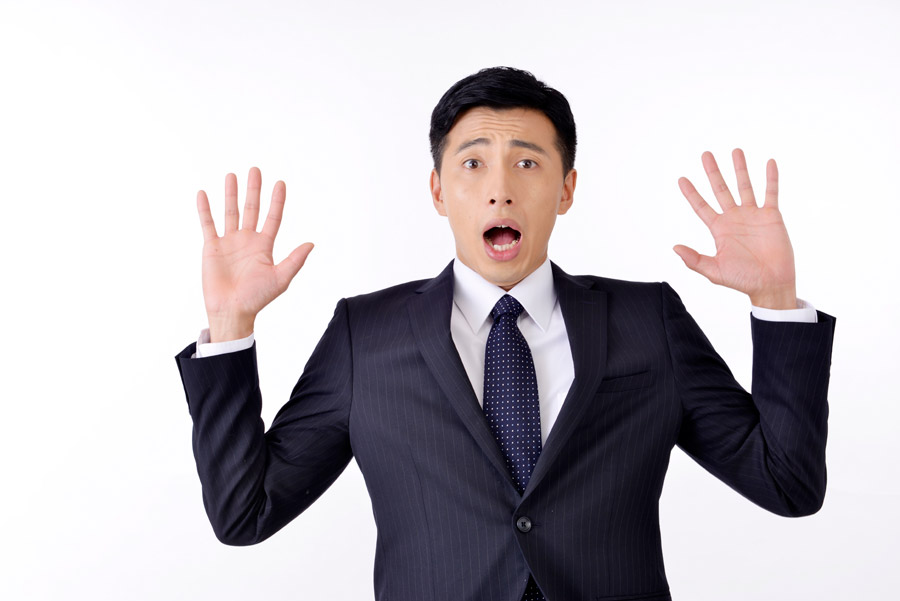
#> input picture Project/Resources/odoroki.jpg, 900 x 601 px, given in place of the camera
$ python Project1.py
#> lines starting #> are read from the running program, lines starting #| are printed output that depends on the picture; after the words box and inside, x2 and y2 are one past the last pixel; in counts of white or black regions, pixels touching at a corner belong together
import cv2
import numpy as np

framewidth = 640
frameheight = 480

cap = cv2.VideoCapture(0)
cap.set(3,framewidth)
cap.set(4,frameheight)
cap.set(10,150)

myColors = [[5,107,0,19,255,255],[133,56,0,159,156,255],[57,76,0,100,255,255]]
mycolorvalues = [[51,153,255],[255,0,255],[0,255,0]]
myPoints = []

def findColor(img,myColors,mycolorvalues):
    imgHSV = cv2.cvtColor(img,cv2.COLOR_BGR2HSV)
    count = 0
    newpoints = []
    for color in myColors:
        lower = np.array(color[0:3])
        upper = np.array(color[3:6])
        mask = cv2.inRange(imgHSV,lower,upper)
        x,y = getCounters(mask)
        if x != 0 and y != 0:
            newpoints.append([x,y,count])
        count += 1
        #cv2.imshow(str(color[0]),mask)
    return newpoints

def getCounters(img):
    contours,hierarchy = cv2.findContours(img,cv2.RETR_EXTERNAL,cv2.CHAIN_APPROX_NONE)
    x,y,w,h = 0,0,0,0
    for cnt in contours:
        area = cv2.contourArea(cnt)
        if area > 500:
            cv2.drawContours(imgResult,cnt,-1,(255,0,0),3)
            peri = cv2.arcLength(cnt,True)
            #print(peri)
            approx = cv2.approxPolyDP(cnt,0.02*peri,True)
            print(len(approx))
            objCor = len(approx)
            x,y,w,h = cv2.boundingRect(approx)
    return x+w//2,y

def DrawOnCanvas(myPoints,MyColorValues):
    for point in myPoints:
        cv2.circle(imgResult,(point[0],point[1]),10,mycolorvalues[point[2]],cv2.FILLED)

while True:
    success,img = cap.read()
#> img is the input picture: shape (601, 900, 3); mean B, G, R 188.8, 184, 189
    imgResult = img.copy()
    newpoints = findColor(img,myColors,mycolorvalues)
#> in findColor, `imgHSV = cv2.cvtColor(img,cv2.COLOR_BGR2HSV)`: imgHSV: shape (601, 900, 3); mean H, S, V 92.4, 34.5, 193.7
#> the loop in findColor, `for color in myColors:` made 3 passes
#> (x, y) on passes 1 to 2: (539, 105), (0, 0)
#> (contours in getCounters, x, y) on pass 3: (20 contours, all with area under 20, 0, 0)
#> pass 1, in findColor, `mask = cv2.inRange(imgHSV,lower,upper)`:
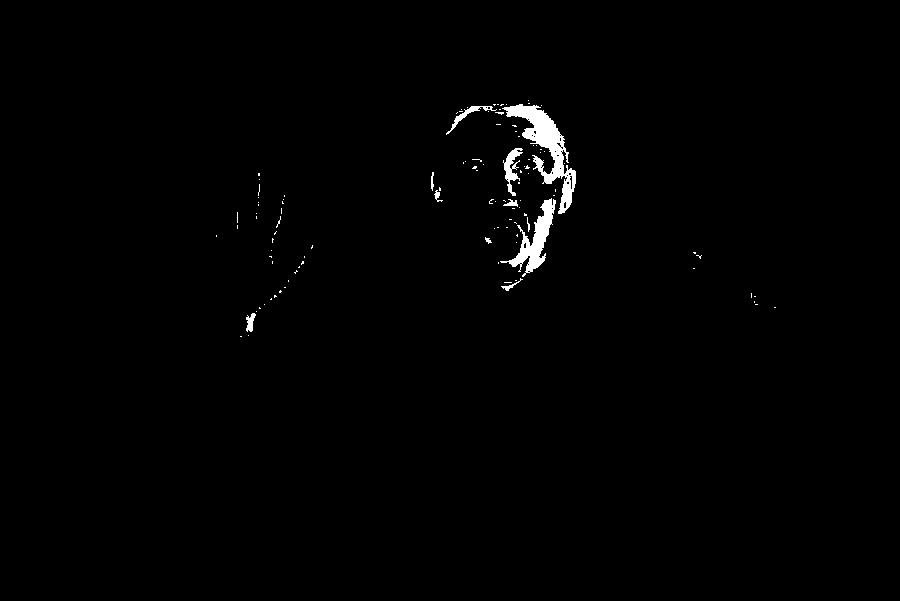
#> mask: shape (601, 900); 0.91% white; 111 white regions (100 under 20 px), largest, box (x1, y1, x2, y2) and area: (502, 104, 576, 214) 2316, (500, 198, 556, 277) 1290, (503, 148, 523, 196) 381
#> pass 2, in findColor, `mask = cv2.inRange(imgHSV,lower,upper)`:
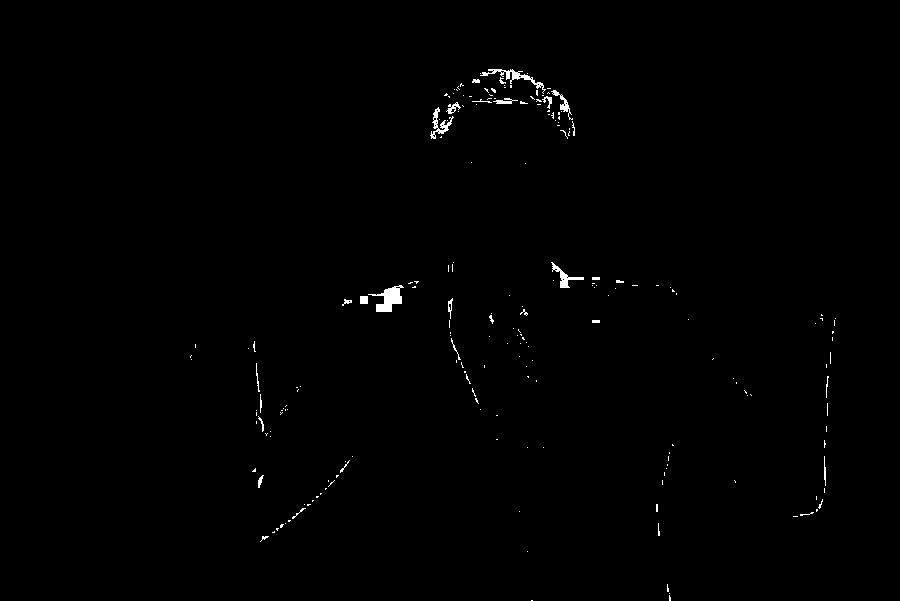
#> mask: shape (601, 900); 0.54% white; 206 white regions (176 under 20 px), largest, box (x1, y1, x2, y2) and area: (368, 285, 404, 312) 445, (480, 69, 546, 94) 308, (430, 107, 454, 139) 223
#> pass 3, in findColor, `mask = cv2.inRange(imgHSV,lower,upper)`:
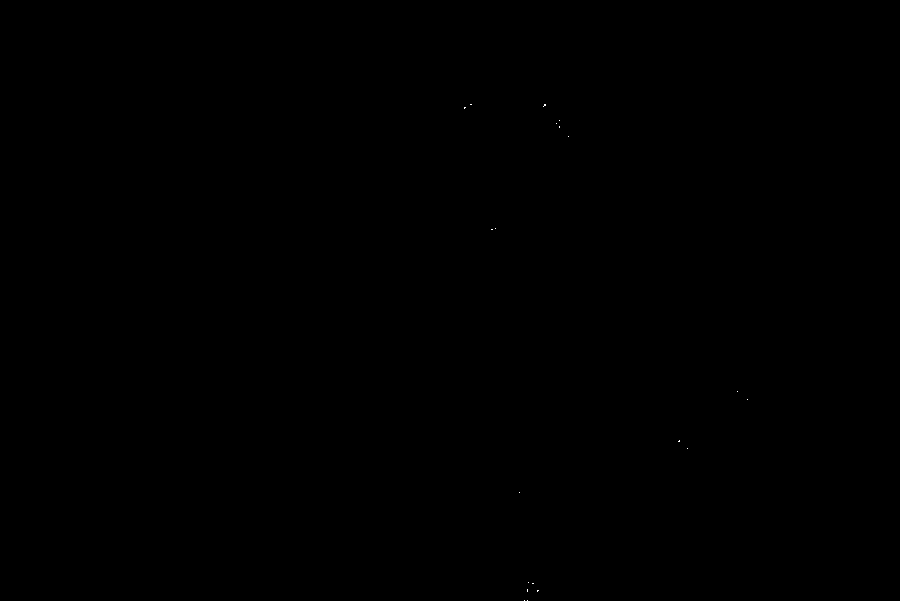
#> mask: shape (601, 900); 0.01% white in thin lines or dots, all inside (x1, y1, x2, y2) = (464, 104, 748, 601)
#> after the loop in findColor, `for color in myColors:`: count = 3; newpoints = [[539, 105, 0]]
#> newpoints = [[539, 105, 0]]
    if len(newpoints) != 0:
        for newP in newpoints:
            myPoints.append(newP)
#> this loop made 1 pass
#> after the loop, myPoints = [[539, 105, 0]]
    if len(myPoints) != 0:
        DrawOnCanvas(myPoints,mycolorvalues)
#> the loop in DrawOnCanvas, `for point in myPoints:` made 1 pass
#> after the loop in DrawOnCanvas, `for point in myPoints:`:
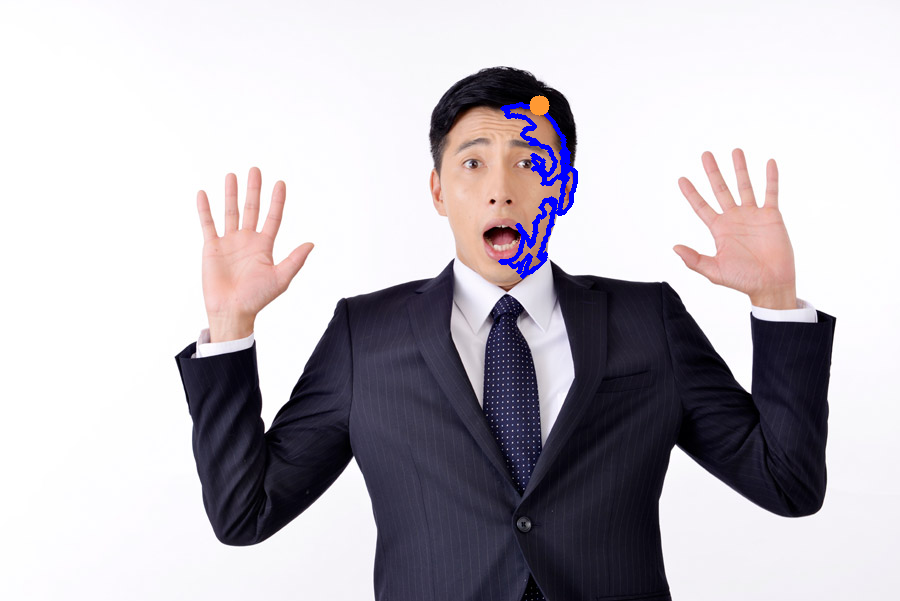
#> imgResult: shape (601, 900, 3); 0.68% of pixels changed, all inside (x1, y1, x2, y2) = (498, 95, 578, 279)

    cv2.imshow("Result",imgResult)
    if cv2.waitKey(1) & 0xFF == ord('q'):
#> (key q is pressed here)
        break
